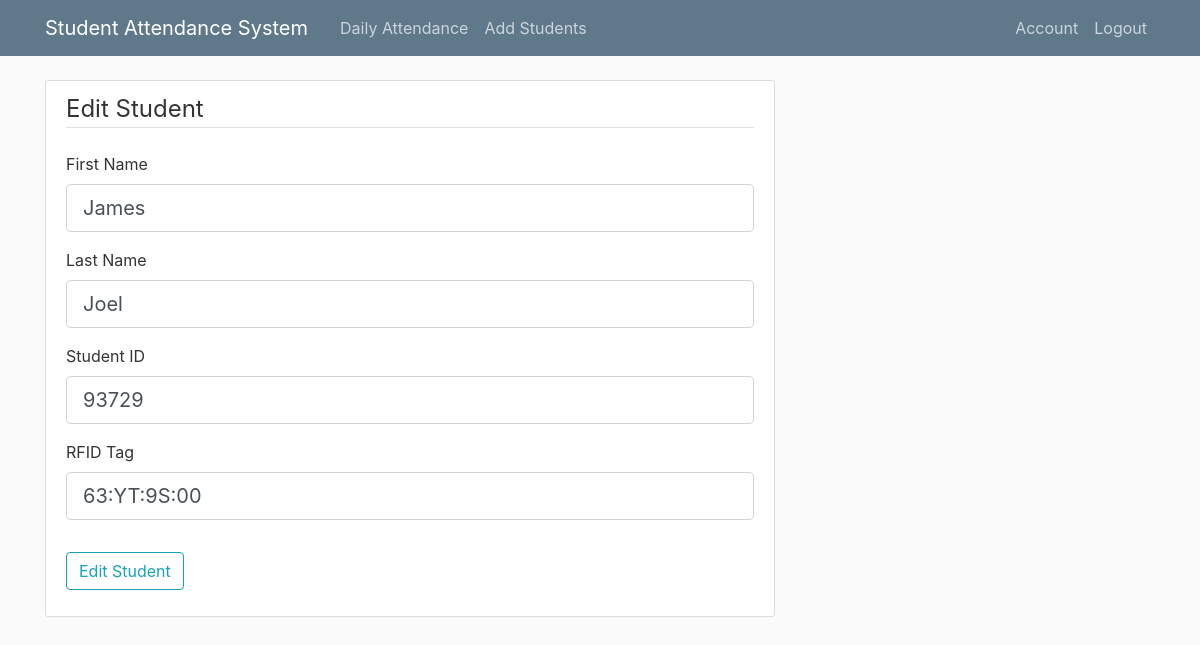
The page /stedit/93729 (signed in) on the database its author committed.
### app/models.py (models this page shows, shortened)
class student(db.Model):
	__tablename__ = "student"
	lname = db.Column(db.String(128))
	fname = db.Column(db.String(128))
	id = db.Column(db.Integer, primary_key=True)
	rfid = db.Column(db.String(16))
	present = db.Column(db.String(16))
	subject = db.Column(db.String(20))

### app/routes.py (the view)
@app.route("/stedit/<id>", methods=['GET', 'POST'])
@login_required
def stedit(id):
	user = student.query.filter_by(id=id).first_or_404()
	form = EditStudent(obj=user)
	if form.validate_on_submit():
		form.populate_obj(user)
		db.session.commit()
		flash('Student edited')
		return redirect(url_for('attendance'))
	return render_template('stedit.html', title='Edit Student', form=form)

### app/forms.py
class EditStudent(FlaskForm):
	fname = StringField('First Name', validators=[DataRequired()])
	lname = StringField('Last Name', validators=[DataRequired()])
	id = IntegerField('Student ID', validators=[DataRequired()])
	rfid = StringField('RFID Tag', validators=[DataRequired()])
	submit = SubmitField('Edit Student')

### app/models.py (called while the page is built)
@login_manager.user_loader
def load_user(user_id):
	user = teacher.query.get(int(user_id))
	if user:
		return user

### app/templates/stedit.html (shortened to what this page needs)
{% extends "base.html" %}
{% block content %}
    <div class="content-section">
        <form method="POST" action="">
            <fieldset class="form-group">
                <legend class="border-bottom mb-4">Edit Student</legend>
                <div class="form-group">
                    {{ form.fname.label(class="form-control-label") }}
                    {% if form.fname.errors %}
                        {{ form.fname(class="form-control form-control-lg is-invalid") }}
                        <div class="invalid-feedback">
                            {% for error in form.fname.errors %}
                                <span>{{ error }}</span>
                            {% endfor %}
                        </div>
                    {% else %}
                        {{ form.fname(class="form-control form-control-lg") }}
                    {% endif %}
                </div>
                <div class="form-group">
                    {{ form.lname.label(class="form-control-label") }}
                    {% if form.lname.errors %}
                        {{ form.lname(class="form-control form-control-lg is-invalid") }}
                        <div class="invalid-feedback">
                            {% for error in form.lname.errors %}
                                <span>{{ error }}</span>
                            {% endfor %}
                        </div>
                    {% else %}
                        {{ form.lname(class="form-control form-control-lg") }}
                    {% endif %}
                </div>
                <div class="form-group">
                    {{ form.id.label(class="form-control-label") }}
                    {% if form.id.errors %}
                        {{ form.id(class="form-control form-control-lg is-invalid") }}
                        <div class="invalid-feedback">
                            {% for error in form.id.errors %}
                                <span>{{ error }}</span>
                            {% endfor %}
                        </div>
                    {% else %}
                        {{ form.id(class="form-control form-control-lg") }}
                    {% endif %}
                </div>
                <div class="form-group">
                    {{ form.rfid.label(class="form-control-label") }}
                    {% if form.rfid.errors %}
                        {{ form.rfid(class="form-control form-control-lg is-invalid") }}
                        <div class="invalid-feedback">
                                <span>{{ error }}</span>
                            {% for error in form.rfid.errors %}
                            {% endfor %}
                        </div>
                    {% else %}
                        {{ form.rfid(class="form-control form-control-lg") }}
                    {% endif %}
                </div>
            </fieldset>
            <div class="form-group">
                {{ form.submit(class="btn btn-outline-info") }}
            </div>
        </form>
    </div>
{% endblock content %}

### app/static/styles/main.css (style rules this page uses)
body { background: #fafafa; color: #333333; margin-top: 5rem; }
.content-section { background: #ffffff; padding: 10px 20px; border: 1px solid #dddddd; border-radius: 3px; margin-bottom: 20px; }

### rows shown on the page
student: fname "James", lname "Joel", id "93729", rfid "63:YT:9S:00"
